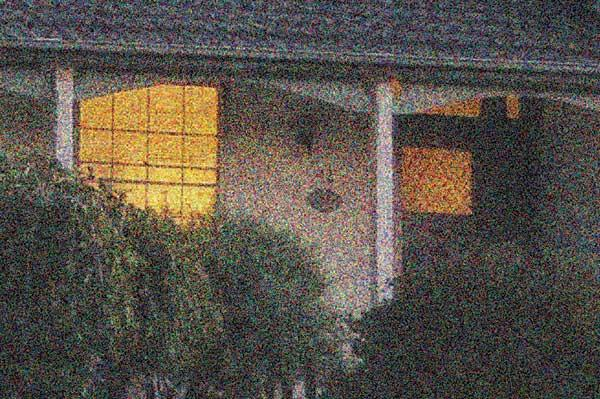
#> input picture PraktikumD/image_with_noise.jpg, 600 x 399 px
$ python D6_MaxFilter.py
#> lines starting #> are read from the running program, lines starting #| are printed output that depends on the picture
import cv2
import numpy as np

# 1. Konversi citra ke grayscale
img = cv2.imread('image_with_noise.jpg')
#> img is the input picture: shape (399, 600, 3); mean B, G, R 73.1, 82, 88.9
gray = cv2.cvtColor(img, cv2.COLOR_BGR2GRAY)
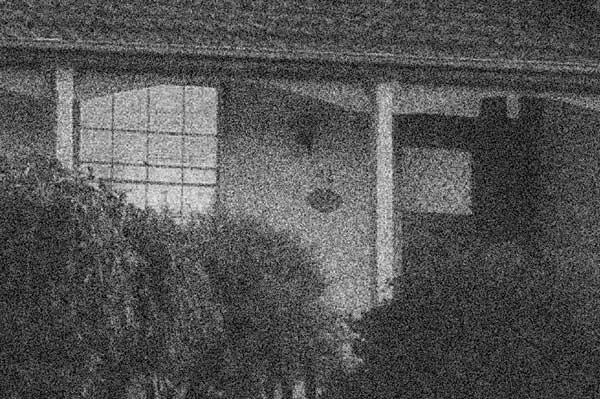
#> gray: shape (399, 600); min 0, max 251, mean 83.1

# 2. Salin citra asli
img_out = gray.copy()

# 3. Ukuran tinggi dan lebar citra
h, w = gray.shape
#> h = 399; w = 600

# 4. Penerapan filter max
for i in range(3, h - 3):
    for j in range(3, w - 3):
        neighbors = []
        for k in range(-3, 4):
            for l in range(-3, 4):
                neighbors.append(gray[i + k, j + l])
        max_val = max(neighbors)
        img_out.itemset((i, j), max_val)
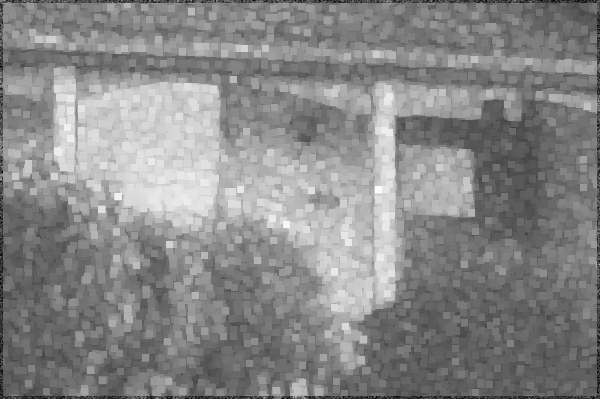
#> img_out: shape (399, 600); min 1, max 251, mean 135.5

# 5. Tampilkan citra hasil
cv2.imshow('Max Filter Result', img_out)
cv2.waitKey(0)
cv2.destroyAllWindows()
